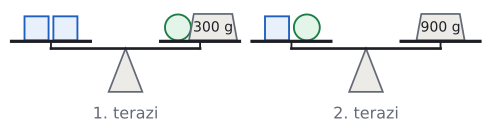

The script that drew this image:
import sys; sys.path.insert(0, "tools")
from cizim import *

# 1. terazi: 2 küp = 1 top + 300 g.  2. terazi: 1 küp + 1 top = 900 g.  (küp 400 g, top 500 g)
fig, ax = sekil(6.4, 2.8)
ax.axis("off"); ax.set_aspect("equal")

def kup(x, y):
    ax.add_patch(patches.Rectangle((x - 0.25, y), 0.5, 0.5, facecolor=MAVI_ACIK, edgecolor=MAVI, lw=1.4))

def top(x, y):
    ax.add_patch(patches.Circle((x, y + 0.27), 0.27, facecolor=YESIL_ACIK, edgecolor=YESIL, lw=1.4))

def agirlik(x, y, yazi):
    ax.add_patch(patches.Polygon([(x - 0.5, y), (x + 0.5, y), (x + 0.4, y + 0.55), (x - 0.4, y + 0.55)],
                                 closed=True, facecolor="#ecebe7", edgecolor=SOLUK, lw=1.3))
    ax.text(x, y + 0.26, yazi, ha="center", va="center", fontsize=10.5, color=YAZI)

def terazi(cx, baslik):
    ax.add_patch(patches.Polygon([(cx - 0.35, 0), (cx + 0.35, 0), (cx, 0.9)], closed=True,
                                 facecolor="#ecebe7", edgecolor=SOLUK, lw=1.3))
    ax.plot([cx - 1.55, cx + 1.55], [0.9, 0.9], color=YAZI, lw=2)
    for s in (-1, 1):
        ax.plot([cx + s * 1.55, cx + s * 1.55], [0.9, 1.05], color=YAZI, lw=1.4)
        ax.plot([cx + s * 1.55 - 0.82, cx + s * 1.55 + 0.82], [1.05, 1.05], color=YAZI, lw=2.4)
    ax.text(cx, -0.3, baslik, ha="center", va="top", fontsize=12, color=SOLUK)
    return cx - 1.55, cx + 1.55, 1.07

sol, sag, y = terazi(0, "1. terazi")
kup(sol - 0.3, y); kup(sol + 0.3, y)
top(sag - 0.46, y); agirlik(sag + 0.27, y, "300 g")
sol, sag, y = terazi(5.0, "2. terazi")
kup(sol - 0.3, y); top(sol + 0.32, y)
agirlik(sag, y, "900 g")
ax.set_xlim(-2.45, 7.45); ax.set_ylim(-0.75, 1.75)
kaydet(fig, __file__)
